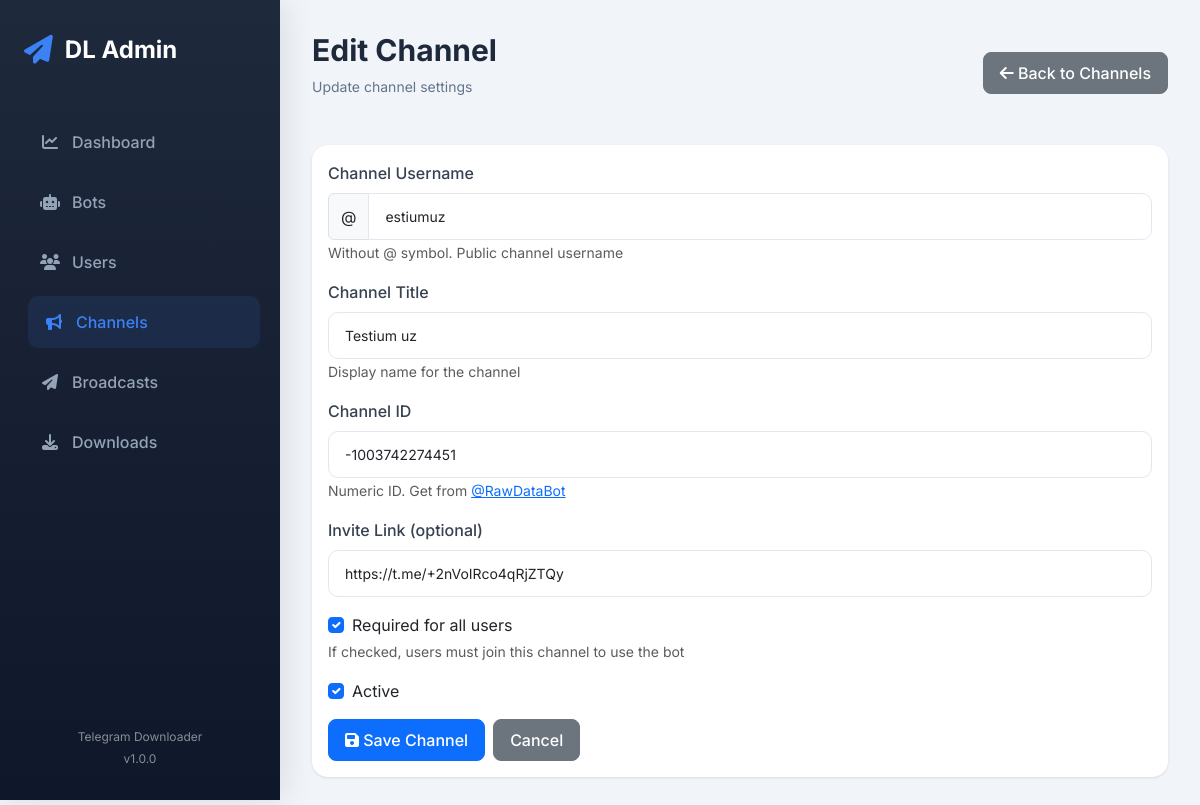
The app's page /subscriptions/1/edit/ (signed in) with its own data.
### subscriptions/models.py (models this page shows, shortened)
class SubscriptionChannel(models.Model):
    channel_id = models.BigIntegerField(unique=True)
    channel_username = models.CharField(max_length=100, unique=True)
    title = models.CharField(max_length=200)
    invite_link = models.CharField(max_length=500, blank=True)
    is_required = models.BooleanField(default=True)
    is_active = models.BooleanField(default=True)
    added_at = models.DateTimeField(auto_now_add=True)
    class Meta:
        verbose_name = 'Subscription Channel'
        verbose_name_plural = 'Subscription Channels'
        ordering = ['title']

### subscriptions/views.py (the view, shortened to what this page needs)
# urls.py: path('<int:pk>/edit/', views.ChannelUpdateView.as_view(), name='edit'),
class ChannelUpdateView(LoginRequiredMixin, UpdateView):
    model = SubscriptionChannel
    template_name = 'subscriptions/form.html'
    fields = ['channel_id', 'channel_username', 'title', 'invite_link', 'is_required', 'is_active']
    success_url = reverse_lazy('subscriptions:list')

### templates/subscriptions/form.html (shortened to what this page needs)
{% extends "base.html" %}
{% load widget_tweaks %}
{% block page_title %}{% if object %}Edit{% else %}Add{% endif %} Channel{% endblock %}
{% block page_subtitle %}{% if object %}Update channel settings{% else %}Add a new force-subscribe channel{% endif %}{% endblock %}
{% block header_actions %}
    <a href="{% url 'subscriptions:list' %}" class="btn btn-secondary">
        <i class="fas fa-arrow-left"></i> Back to Channels
    </a>
{% endblock %}
{% block content %}
    <div class="card">
        <div class="card-body">
            <form method="post" novalidate>
                <div class="mb-3">
                    <label class="form-label">Channel Username</label>
                    <div class="input-group">
                        <span class="input-group-text">@</span>
                        <input type="text" name="channel_username" class="form-control"
                               value="{{ form.channel_username.value|default:''|slice:'1:' }}"
                               placeholder="channel_name" required>
                    </div>
                    <small class="text-muted">Without @ symbol. Public channel username</small>
                </div>
                <div class="mb-3">
                    <label class="form-label">Channel Title</label>
                    <input type="text" name="title" class="form-control"
                           value="{{ form.title.value|default:'' }}" required>
                    <small class="text-muted">Display name for the channel</small>
                </div>
                <div class="mb-3">
                    <label class="form-label">Channel ID</label>
                    <input type="number" name="channel_id" class="form-control"
                           value="{{ form.channel_id.value|default:'' }}" required>
                    <small class="text-muted">
                        Numeric ID. Get from <a href="https://t.me/RawDataBot" target="_blank">@RawDataBot</a>
                    </small>
                </div>
                <div class="mb-3">
                    <label class="form-label">Invite Link (optional)</label>
                    <input type="url" name="invite_link" class="form-control"
                           value="{{ form.invite_link.value|default:'' }}"
                           placeholder="https://t.me/joinchat/...">
                </div>
                <div class="mb-3">
                    <div class="form-check">
                        <input type="checkbox" name="is_required" class="form-check-input"
                               id="id_is_required" value="True"
                               {% if form.is_required.value %}checked{% endif %}>
                        <label class="form-check-label" for="id_is_required">
                            Required for all users
                        </label>
                    </div>
                    <small class="text-muted">If checked, users must join this channel to use the bot</small>
                </div>
                <div class="mb-3">
                    <div class="form-check">
                        <input type="checkbox" name="is_active" class="form-check-input"
                               id="id_is_active" value="True"
                               {% if form.is_active.value|default:True %}checked{% endif %}>
                        <label class="form-check-label" for="id_is_active">
                            Active
                        </label>
                    </div>
                </div>
                <div class="d-flex gap-2">
                    <button type="submit" class="btn btn-primary">
                        <i class="fas fa-save"></i> Save Channel
                    </button>
                    <a href="{% url 'subscriptions:list' %}" class="btn btn-secondary">Cancel</a>
                </div>
            </form>
        </div>
    </div>
{% endblock %}

### templates/base.html (style rules this page uses)
:root { --sidebar-width: 280px; --primary-color: #4f46e5; --secondary-color: #64748b; --success-color: #10b981; --danger-color: #ef4444; --warning-color: #f59e0b; }
body { font-family: 'Inter', sans-serif; background-color: #f1f5f9; }
.card { border: none; border-radius: 16px; box-shadow: 0 1px 3px rgba(0,0,0,0.1); background: white; }
.btn { border-radius: 8px; font-weight: 500; padding: 0.5rem 1rem; }
.form-control, .form-select { border: 1px solid #e2e8f0; border-radius: 10px; padding: 0.75rem 1rem; font-size: 0.875rem; }
.form-label { font-weight: 500; color: #374151; margin-bottom: 0.5rem; }

### records on screen
SubscriptionChannel: channel_username "estiumuz", title "Testium uz", invite_link "https://t.me/+2nVoIRco4qRjZTQy"
